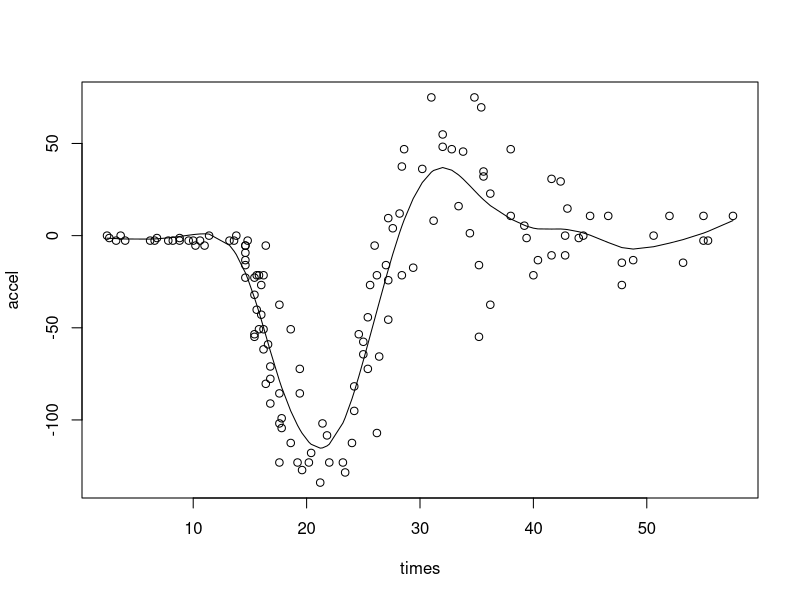
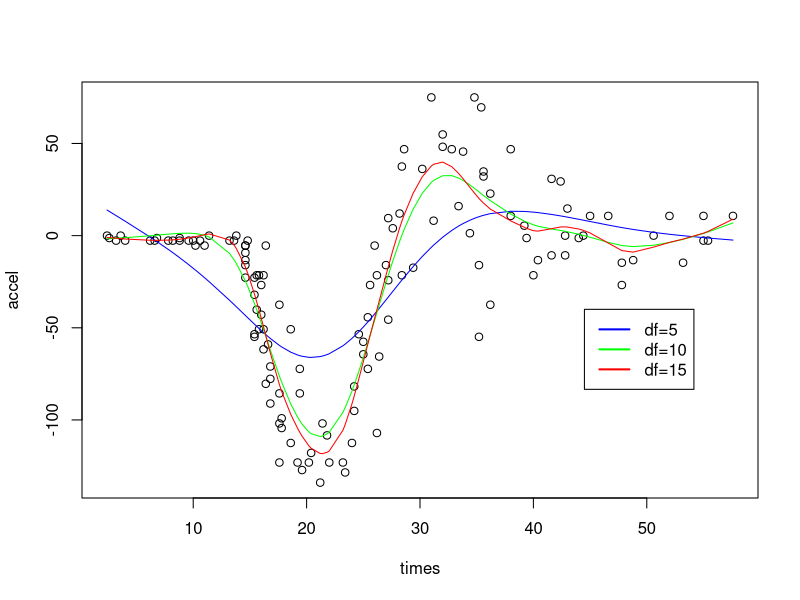
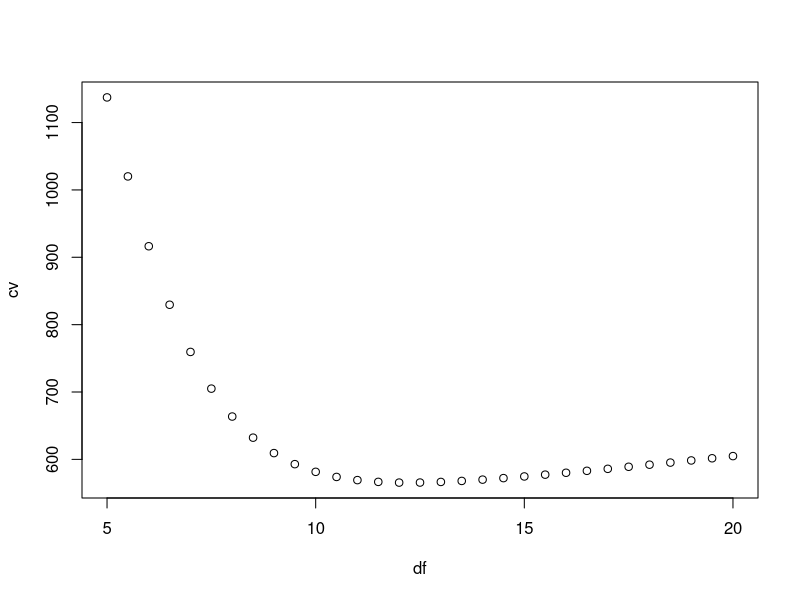

These charts were generated, in order, by the following R code:
library(MASS)
data("mcycle")

plot(accel~times,data=mcycle)
mcycle.spline <- with(mcycle,smooth.spline(times,accel))
lambda <- mcycle.spline$lambda
lines(mcycle.spline)


plot(accel~times,data=mcycle)
mcycle.spline.5 <- with(mcycle,smooth.spline(times,accel,df=5))
mcycle.spline.10 <- with(mcycle,smooth.spline(times,accel,df=10))
mcycle.spline.15 <- with(mcycle,smooth.spline(times,accel,df=15))
lines(mcycle.spline.5,col="blue")
lines(mcycle.spline.10,col="green")
lines(mcycle.spline.15,col="red")
legend(44.5,-40,legend=c("df=5", "df=10","df=15"),col=c("blue","green","red"),lwd=2)


cv<- numeric(31)
df<-seq(5,20,l=31)
for(i in 1:31) cv[i] <- smooth.spline(mcycle$times,mcycle$accel,df=df[i])$cv.crit
plot(df, cv)
